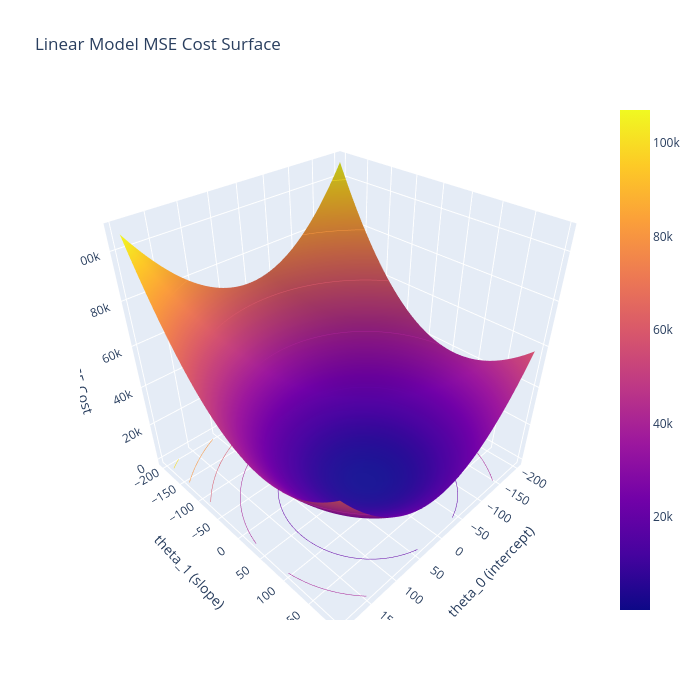

Notebook code cell kept with this figure:
### Code cell
axis_length = len(np.arange(start, end, step))

linear_cost_matrix = np.array(linear_cost_lst).reshape(axis_length, axis_length)
                           


fig = go.Figure(data=go.Surface(z=linear_cost_matrix,
                                x=thetas_0,
                                y=thetas_1))

fig.update_traces(contours_z=dict(show=True, usecolormap=True,
                                  highlightcolor="limegreen", project_z=True))

fig.update_layout(title='Linear Model MSE Cost Surface',
                  scene=dict(
                    xaxis_title='theta_0 (intercept)',
                    yaxis_title='theta_1 (slope)',
                    zaxis_title='MSE Cost'),
                  width=700, height=700)

fig.show()

### Figure 1 — Plotly figure (JSON) as saved in the notebook; plotly's stock layout.template omitted (floating-point values rounded to 4 significant figures; data arrays with more than 128 entries replaced by an {"elided": "..."} marker saying what was removed)
{"data": [{"contours": {"z": {"highlightcolor": "limegreen", "project": {"z": true}, "show": true, "usecolormap": true}}, "type": "surface", "x": [-200, -195, -190, -185, -180, -175, -170, -165, -160, -155, -150, -145, -140, -135, -130, -125, -120, -115, -110, -105, -100, -95, -90, -85, -80, -75, -70, -65, -60, -55, -50, -45, -40, -35, -30, -25, -20, -15, -10, -5, 0, 5, 10, 15, 20, 25, 30, 35, 40, 45, 50, 55, 60, 65, 70, 75, 80, 85, 90, 95, 100, 105, 110, 115, 120, 125, 130, 135, 140, 145, 150, 155, 160, 165, 170, 175, 180, 185, 190, 195], "y": [-200, -195, -190, -185, -180, -175, -170, -165, -160, -155, -150, -145, -140, -135, -130, -125, -120, -115, -110, -105, -100, -95, -90, -85, -80, -75, -70, -65, -60, -55, -50, -45, -40, -35, -30, -25, -20, -15, -10, -5, 0, 5, 10, 15, 20, 25, 30, 35, 40, 45, 50, 55, 60, 65, 70, 75, 80, 85, 90, 95, 100, 105, 110, 115, 120, 125, 130, 135, 140, 145, 150, 155, 160, 165, 170, 175, 180, 185, 190, 195], "z": {"elided": "80x80 float values"}}], "layout": {"height": 700, "scene": {"xaxis": {"title": {"text": "theta_0 (intercept)"}}, "yaxis": {"title": {"text": "theta_1 (slope)"}}, "zaxis": {"title": {"text": "MSE Cost"}}}, "title": {"text": "Linear Model MSE Cost Surface"}, "width": 700}}
